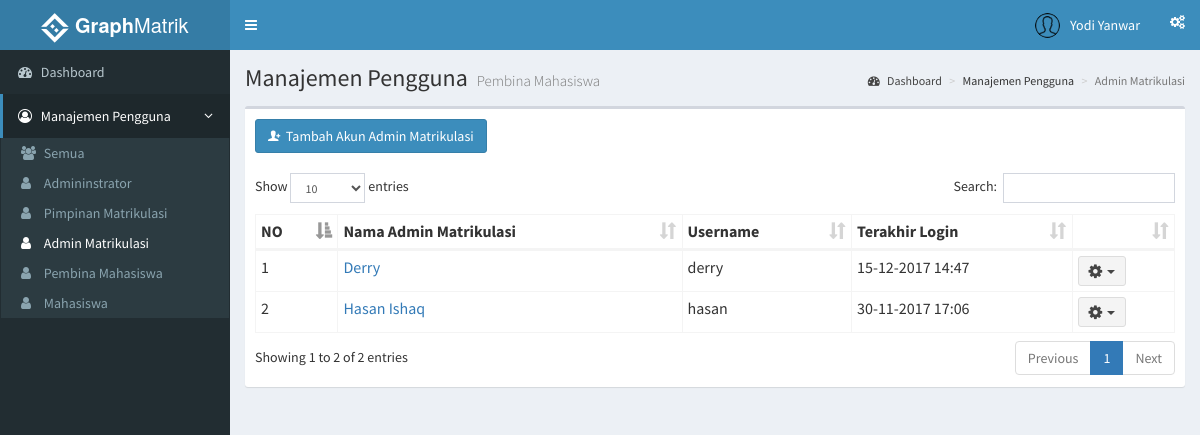
Before: /index.php?page=adminmatrik (signed in) with the older database file.
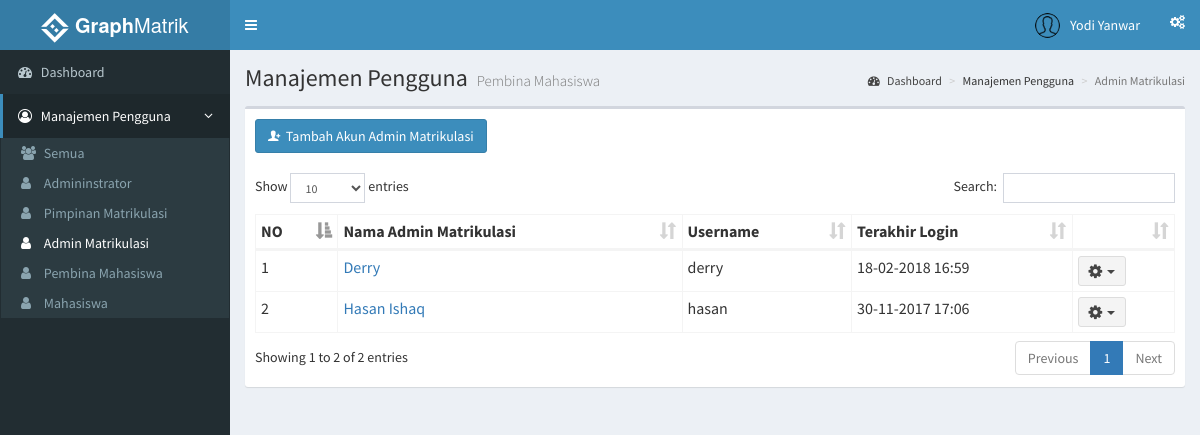
After: the same page with the newer database file.
### tables this page shows
CREATE TABLE `adminmatrik` (
  `id_adminmatrik` int(3) NOT NULL,
  `nama` varchar(35) NOT NULL,
  `telp` varchar(13) DEFAULT NULL,
  `email` varchar(35) DEFAULT NULL,
  `j_kelamin` varchar(15) NOT NULL,
  `tgl_lahir` date DEFAULT NULL,
  `id_user` int(11) DEFAULT NULL,
  `avatar` varchar(100) DEFAULT NULL
);

CREATE TABLE `users` (
  `id_user` int(11) NOT NULL,
  `username` varchar(30) NOT NULL,
  `password` varchar(50) NOT NULL,
  `level` int(11) NOT NULL,
  `last_login` datetime NOT NULL
);

### functions.php (called while the page is built, shortened)
<?php
	function tampilAdminmatrik(){
		$ambildata = mysql_query("SELECT adminmatrik.*, users.* FROM users INNER JOIN adminmatrik ON adminmatrik.id_user = users.id_user ORDER BY nama") or die(mysql_error());
		if (mysql_num_rows($ambildata) > 0) {
			while ($ad = mysql_fetch_assoc($ambildata))
				$data[] = $ad;
				return $data;
		} else{
			echo "Daftar pembina kosong";
		}
	}
 ?>

### role/admin/adminmatrik.php (the view, shortened to what this page needs)
<?php
  include 'functions.php';
 ?>
    <section class="content-header">
      <h1>
        Manajemen Pengguna
        <small>Pembina Mahasiswa</small>
      </h1>
      <ol class="breadcrumb">
        <li><a href="/simon"><i class="fa fa-dashboard"></i>&nbsp;Dashboard</a></li>
        <li>Manajemen Pengguna</li>
        <li class="active">Admin Matrikulasi</li>
      </ol>
    </section>
    <section class="content">
      <div class="row">
        <div class="col-xs-12">
          <div class="box">
            <div class="box-header">
             <button class="btn btn-primary" data-toggle="modal" data-target="#tambahPembina"><i class="ion ion-person-add"></i>&nbsp;&nbsp;Tambah Akun Admin Matrikulasi</button>
            </div>
            <div class="box-body">
              <table id="tablePembina" class="table table-bordered table-hover table-condensed">
                <thead>
                  <tr>
                    <th>NO</th>
                    <th>Nama Admin Matrikulasi</th>
                    <th>Username</th>
                    <th>Terakhir Login</th>
                    <th></th>
                  </tr>
                </thead>
                <tbody>
                  <?php
                    $dataAdminMatrik = tampilAdminmatrik();
                    $no = 1;
                    foreach($dataAdminMatrik as $row){
                   ?>
                <tr>
                  <td><?php echo $no ?></td>
                  <td><?php echo "<a href='index.php?page=adminmatrikdetails&id=".$row['id_user']."'>".$row['nama']."</a>" ?></td>
                  <td><?php echo $row['username'] ?></td>
                  <td><?php if ($row['last_login'] == '0000-00-00 00:00:00'){ echo 'Belum Pernah';}else{ echo date("d-m-Y H:i", strtotime($row['last_login'])) ;}
                  ?></td>
                  <td>
                    <div class="dropdown">
                      <button class="btn btn-default btn-sm dropdown-toggle " type="button" data-toggle="dropdown">
                        <i class="fa fa-cog fa-lg"></i>&nbsp;&nbsp;<span class="caret"></span>
                      </button>
                    </div>
                  </td>
                </tr>
                  <?php
                    $no++; }
                   ?>
                </tbody>
              </table>
            </div>
          </div>
        </div>
      </div>
    </section>

Changed rows visible on the page:
changed through a linked row, adminmatrik "Derry": id_user.last_login "15-12-2017 14:47" → "18-02-2018 16:59"
